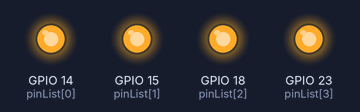
Recording of a program running on a simulated Raspberry Pi (BCM pin numbers). Shown: output pins drawn as LEDs (lit = HIGH).

Above: at 0.4 s.
At 1.3 s:
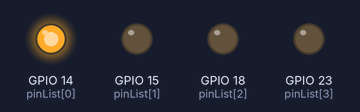
At 1.5 s:
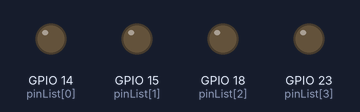
At 2.1 s:
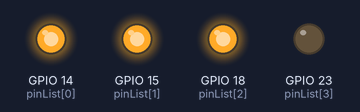
At 3.5 s:
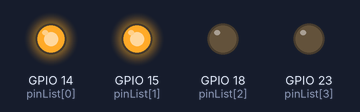
Timing chart, 0 to 3.8 s (numbered marks = the images above):
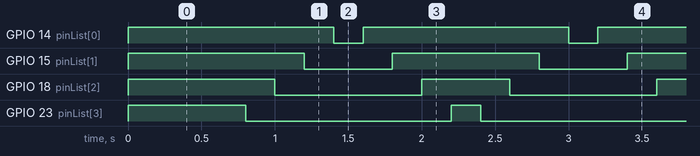

The program:

4port-script3.py
```python
#!/usr/bin/python3


import RPi.GPIO as GPIO
import time

GPIO.setmode(GPIO.BCM)

# init list with pin numbers

pinList = [14, 15, 18, 23]

# loop through pins and set mode and state to 'low'

for i in pinList:
    GPIO.setup(i, GPIO.OUT)
    GPIO.output(i, GPIO.HIGH)

# time to sleep between operations in the main loop

SleepTimeL = 0.2

# main loop

try:
  while True:
    for i in pinList:
        GPIO.output(i, GPIO.HIGH)
        time.sleep(SleepTimeL)

    pinList.reverse()

    for i in pinList:
        GPIO.output(i, GPIO.LOW)
        time.sleep(SleepTimeL)

    pinList.reverse()

# End program cleanly with keyboard
except KeyboardInterrupt:
  print("Quit")

  # Reset GPIO settings
  GPIO.cleanup()

# find more information on this script at
# http://youtu.be/oaf_zQcrg7g
```

Measured:
- by itself, GPIO 14 (pinList[0]): alternates HIGH for 1.4 s and LOW for 0.20 s
- by itself, GPIO 15 (pinList[1]): alternates HIGH for 1.0 s and LOW for 0.60 s
- by itself, GPIO 18 (pinList[2]): alternates HIGH for 0.60 s and LOW for 1.0 s
- by itself, GPIO 23 (pinList[3]): alternates HIGH for 0.20 s and LOW for 1.4 s
